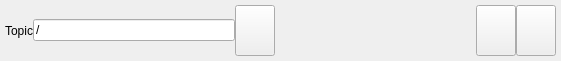
<?xml version="1.0" encoding="UTF-8"?>
<!--
*********************************************************************
* Software License Agreement (BSD License)
*
*  Copyright (c) 2014-2017, JSK Laboratory.
*  All rights reserved.
*
*  Redistribution and use in source and binary forms, with or without
*  modification, are permitted provided that the following conditions
*  are met:
*
*   * Redistributions of source code must retain the above copyright
*     notice, this list of conditions and the following disclaimer.
*   * Redistributions in binary form must reproduce the above
*     copyright notice, this list of conditions and the following
*     disclaimer in the documentation and/o2r other materials provided
*     with the distribution.
*   * Neither the name of the JSK Lab nor the names of its
*     contributors may be used to endorse or promote products derived
*     from this software without specific prior written permission.
*
*  THIS SOFTWARE IS PROVIDED BY THE COPYRIGHT HOLDERS AND CONTRIBUTORS
*  "AS IS" AND ANY EXPRESS OR IMPLIED WARRANTIES, INCLUDING, BUT NOT
*  LIMITED TO, THE IMPLIED WARRANTIES OF MERCHANTABILITY AND FITNESS
*  FOR A PARTICULAR PURPOSE ARE DISCLAIMED. IN NO EVENT SHALL THE
*  COPYRIGHT OWNER OR CONTRIBUTORS BE LIABLE FOR ANY DIRECT, INDIRECT,
*  INCIDENTAL, SPECIAL, EXEMPLARY, OR CONSEQUENTIAL DAMAGES (INCLUDING,
*  BUT NOT LIMITED TO, PROCUREMENT OF SUBSTITUTE GOODS OR SERVICES;
*  LOSS OF USE, DATA, OR PROFITS; OR BUSINESS INTERRUPTION) HOWEVER
*  CAUSED AND ON ANY THEORY OF LIABILITY, WHETHER IN CONTRACT, STRICT
*  LIABILITY, OR TORT (INCLUDING NEGLIGENCE OR OTHERWISE) ARISING IN
*  ANY WAY OUT OF THE USE OF THIS SOFTWARE, EVEN IF ADVISED OF THE
*  POSSIBILITY OF SUCH DAMAGE.
*********************************************************************
-->
<ui version="4.0">
 <class>DataPlotWidget</class>
 <widget class="QWidget" name="DataPlotWidget">
  <property name="geometry">
   <rect>
    <x>0</x>
    <y>0</y>
    <width>561</width>
    <height>61</height>
   </rect>
  </property>
  <property name="acceptDrops">
   <bool>true</bool>
  </property>
  <property name="windowTitle">
   <string>PlotHistogram</string>
  </property>
  <layout class="QVBoxLayout" name="verticalLayout">
   <property name="spacing">
    <number>0</number>
   </property>
   <property name="margin">
    <number>0</number>
   </property>
   <item>
    <layout class="QHBoxLayout" name="dataPlotControls">
     <property name="spacing">
      <number>0</number>
     </property>
     <property name="margin">
      <number>5</number>
     </property>
     <item>
      <widget class="QLabel" name="label">
       <property name="text">
        <string>Topic</string>
       </property>
      </widget>
     </item>
     <item>
      <widget class="QLineEdit" name="topic_edit">
       <property name="text">
        <string>/</string>
       </property>
      </widget>
     </item>
     <item>
      <widget class="QPushButton" name="subscribe_topic_button">
       <property name="sizePolicy">
        <sizepolicy hsizetype="Preferred" vsizetype="Preferred">
         <horstretch>0</horstretch>
         <verstretch>0</verstretch>
        </sizepolicy>
       </property>
       <property name="contextMenuPolicy">
        <enum>Qt::DefaultContextMenu</enum>
       </property>
       <property name="toolTip">
        <string>add topic to plot</string>
       </property>
       <property name="iconSize">
        <size>
         <width>16</width>
         <height>16</height>
        </size>
       </property>
      </widget>
     </item>
     <item>
      <spacer name="spacer">
       <property name="orientation">
        <enum>Qt::Horizontal</enum>
       </property>
       <property name="sizeHint" stdset="0">
        <size>
         <width>40</width>
         <height>20</height>
        </size>
       </property>
      </spacer>
     </item>
     <item>
      <widget class="QPushButton" name="pause_button">
       <property name="sizePolicy">
        <sizepolicy hsizetype="Preferred" vsizetype="Preferred">
         <horstretch>0</horstretch>
         <verstretch>0</verstretch>
        </sizepolicy>
       </property>
       <property name="toolTip">
        <string>pause plot</string>
       </property>
       <property name="iconSize">
        <size>
         <width>16</width>
         <height>16</height>
        </size>
       </property>
       <property name="checkable">
        <bool>true</bool>
       </property>
      </widget>
     </item>
     <item>
      <widget class="QPushButton" name="clear_button">
       <property name="sizePolicy">
        <sizepolicy hsizetype="Preferred" vsizetype="Preferred">
         <horstretch>0</horstretch>
         <verstretch>0</verstretch>
        </sizepolicy>
       </property>
       <property name="toolTip">
        <string>clear canvas</string>
       </property>
       <property name="iconSize">
        <size>
         <width>16</width>
         <height>16</height>
        </size>
       </property>
      </widget>
     </item>
    </layout>
   </item>
   <item>
    <layout class="QHBoxLayout" name="data_plot_layout">
     <property name="spacing">
      <number>0</number>
     </property>
    </layout>
   </item>
  </layout>
 </widget>
 <resources/>
 <connections/>
</ui>
